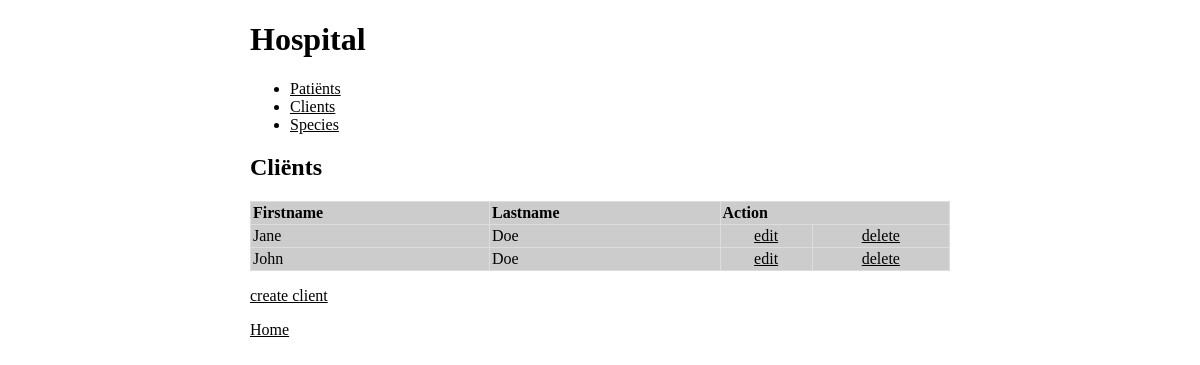
/clients/index, run on the app's committed database.
### tables this page shows
CREATE TABLE IF NOT EXISTS `clients` (
  `client_id` int(11) NOT NULL,
  `client_firstname` varchar(50) DEFAULT NULL,
  `client_lastname` varchar(50) DEFAULT NULL
);

### core/core.php (called while the page is built, shortened)
<?php
function render($filename, $data = null)
{
	require(ROOT . 'core/templates/header.php');
	require(ROOT . 'view/' . $filename . '.php');
	require(ROOT . 'core/templates/footer.php');
}

### controller/ClientsController.php (called while the page is built, shortened)
<?php
require(ROOT . 'model/ClientsModel.php');
function index() {
	$clients = getAllClients();
	render('clients/index', array(
		'clients' => $clients)
	);
}

### public/index.php (called while the page is built, shortened)
<?php
require(ROOT . "core/core.php");
route();

### model/ClientsModel.php (called while the page is built, shortened)
<?php
function getAllClients() {
	$db = openDatabaseConnection();
	$sql = "SELECT * FROM clients";
	$query = $db->prepare($sql);
	$query->execute();
	return $query->fetchAll();
}

### view/clients/index.php (the view, shortened to what this page needs)
<h2>Cliënts</h2>
	<table>
		<thead>
			<tr>
				<th>Firstname</th>
				<th>Lastname</th>
				<th colspan="2">Action</th>
			</tr>
		</thead>
		<?php foreach($clients as $client) { ?>
			<tr>
				<td><?= $client['client_firstname']?></td>
				<td><?= $client['client_lastname']?></td>
				<td class="center"><a href="<?php echo URL . 'clients/edit/' . $client['client_id']; ?>">edit</a></td>
				<td class="center"><a href="<?php echo URL . 'clients/delete/' . $client['client_id']; ?>">delete</a></td>
			</tr>
		<?php } ?>
	</table>
		<p><a href="<?= URL ?>clients/create">create client</a></p>

### public/css/style.css (style rules this page uses)
body { margin : 0 auto; width : 700px; }
table { width : 700px; }
table, td, th { border : 1px #ddd solid; border-collapse : collapse; background-color: #ccc; color : black; }
td, th { padding : 2px; }
th { text-align : left; }
td.center { text-align : center; }
a { color : black; }

### data on the page
clients: client_firstname "Jane", client_lastname "Doe"
clients: client_firstname "John", client_lastname "Doe"
